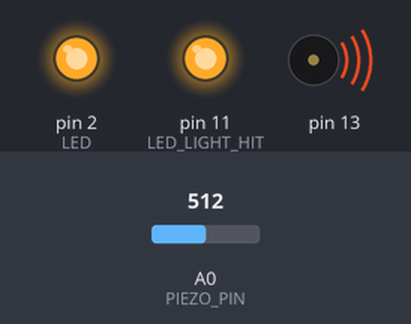
Simulated run of this sketch. Board: Arduino Uno, built with avr-gcc and run on an emulated ATmega328P. On the bench: output pins drawn as LEDs (lit = HIGH), buzzer (waves = sounding). The inputs (shaded band) are chosen by the test bench; at power-on: A0 (PIEZO_PIN) = 512.

Above: at 2.3 s.
2.4 s: A0 (PIEZO_PIN) set to 16
5.9 s: A0 (PIEZO_PIN) set to 12
At 8.4 s:
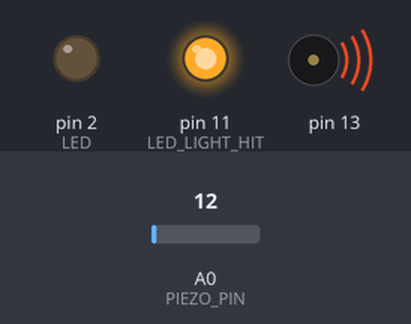
9.4 s: A0 (PIEZO_PIN) set to 122
At 13.91 s:
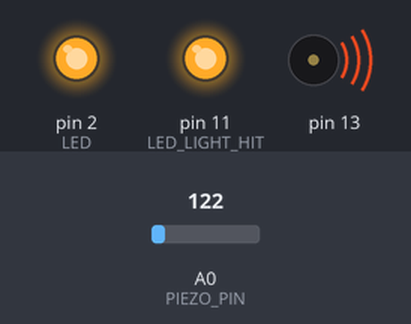
Timing chart, 0 to 18.9 s (numbered marks = the images above; inputs shaded):
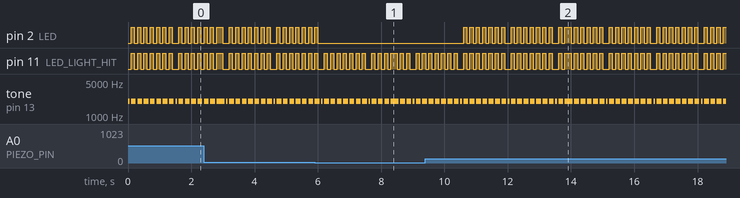

Measured:
- the behaviour switches between 15 and 14 on A0 (PIEZO_PIN) (found by bisection; images 0 and 1)
- after the input at 5.9 s, pin 2 (LED): goes on until 6.0 s, then stays LOW
- after the input at 9.4 s, pin 2 (LED): LOW → HIGH after 1.2 s, then moves between LOW and HIGH, repeating every 3.1 s
- by itself, pin 11 (LED_LIGHT_HIT): moves between LOW and HIGH, repeating every 3.0 s
- by itself, tone on pin 13: plays 2000 Hz for 0.15 s, 2000 Hz for 0.15 s, 2000 Hz for 0.15 s, 2000 Hz for 0.15 s, 2000 Hz for 0.15 s, 2000 Hz for 0.05 s … (50 notes in this stretch)

The sketch:

pezio.ino
```cpp
/******************************************************************************
Piezo_Vibration_Sensor.ino
Example sketch for SparkFun's Piezo Vibration Sensor
  (https://www.sparkfun.com/products/9197)
Jim Lindblom @ SparkFun Electronics
April 29, 2016

- Connect a 1Mohm resistor across the Piezo sensor's pins.
- Connect one leg of the Piezo to GND
- Connect the other leg of the piezo to A0

Vibrations on the Piezo sensor create voltags, which are sensed by the Arduino's
A0 pin. Check the serial monitor to view the voltage generated.

Development environment specifics:
Arduino 1.6.7
******************************************************************************/
const int PIEZO_PIN = A0; // Piezo output
int LED = 2; //the pin we connect the LED
int LED_LIGHT_HIT = 11; //the pin we connect the LED
int flickerInterval = 100;
unsigned long startFlickerTime = 0;

unsigned long lastLightHit = 0;
unsigned long lastHardHit = 0;
unsigned long timeToReactToHit = 1500;

boolean areFlickering = false;
boolean reactingToHit = false;
int tonePlayTime = 500;
int vibrationLevel = 0;
void setup()
{
  Serial.begin(9600);
   pinMode(LED, OUTPUT); //set the LED pin as OUTPUT
   pinMode(LED_LIGHT_HIT, OUTPUT); //set the LED pin as OUTPUT
}

void loop()
{

  // Read Piezo ADC value in, and convert it to a voltage
  if(!reactingToHit){
    vibrationLevel = analogRead(PIEZO_PIN);
    // float piezoV = vibrationLevel / 1023.0 * 5.0;
    //Serial.println(piezoV); // Print the voltage.
     // Serial.println(vibrationLevel);
  }

  if(vibrationLevel > 9){
    // if not currently reacting to a hit read the time (i.e. it's a new hit)
    if(!reactingToHit){
      lastLightHit = millis();
    }
    reactingToHit = true;
    //Serial.println("MORE THAN TWO");
    if(!areFlickering){
      digitalWrite(LED_LIGHT_HIT, HIGH); //write 1 or HIGH to led pin
      tone(13, 2000, 50);
    }


    if(vibrationLevel > 14 && !areFlickering){
      //Serial.println("MORE THAN TWO");
      digitalWrite(LED, HIGH); //write 1 or HIGH to led pin

    }
  }

  // see if time has run out for us to respond to hit
  if(millis() - lastLightHit > timeToReactToHit){
    // we've responded to the hit long enough
    reactingToHit = false;
    lastLightHit = 0;

  }
  int mod = (millis()-lastLightHit)%100;

  if(reactingToHit && mod ==0){
    if(!areFlickering){
     startFlickerTime = millis();
    }
    areFlickering=true;
  }
  if(areFlickering){
    digitalWrite(LED, LOW); //write 0 or LOW to led pin
    digitalWrite(LED_LIGHT_HIT, LOW); //write 0 or LOW to led pin
  }
  if(millis()-startFlickerTime > flickerInterval){
    areFlickering = false;
    startFlickerTime = 0;
  }
  if (!reactingToHit){
    vibrationLevel = 0;
    digitalWrite(LED, LOW); //write 0 or LOW to led pin
    digitalWrite(LED_LIGHT_HIT, LOW); //write 0 or LOW to led pin
  }

}
```
